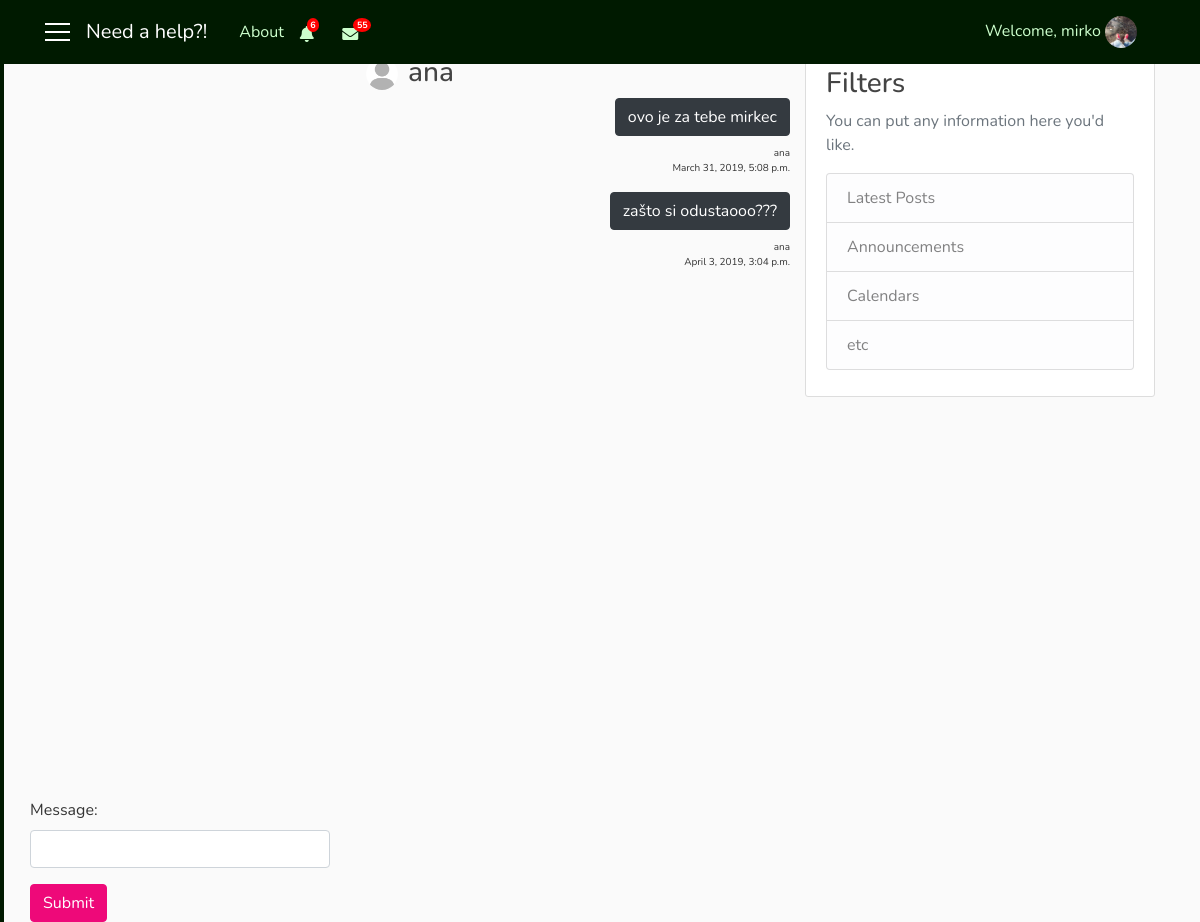
/chat/messages/ana (signed in), run on an earlier commit of the app's database.
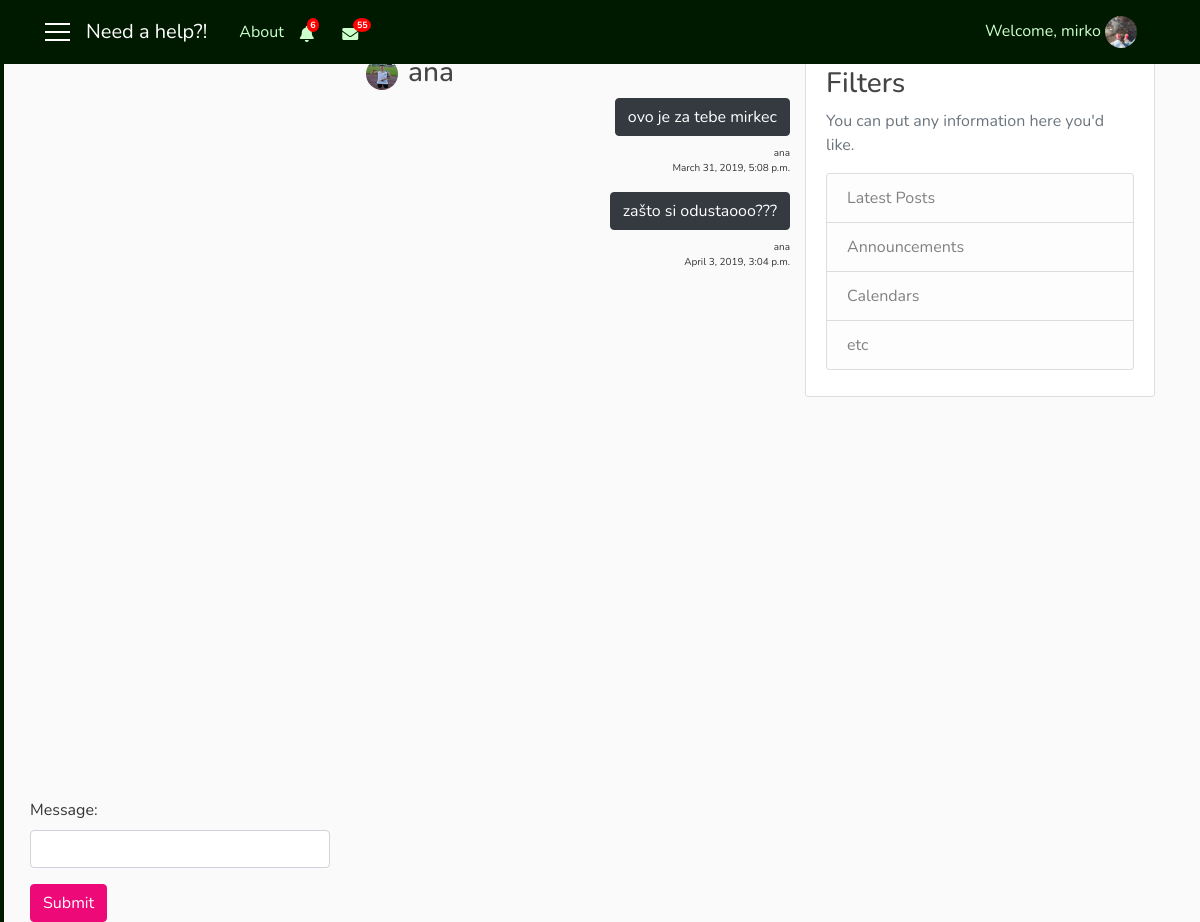
And on a later commit of the database.
### chat/models.py (models this page shows, shortened)
class Thread(models.Model):
    first = models.ForeignKey(User, on_delete=models.CASCADE, related_name='chat_thread_first')
    second = models.ForeignKey(User, on_delete=models.CASCADE, related_name='chat_thread_second')
    updated = models.DateTimeField(auto_now=True)
    timestamp = models.DateTimeField(auto_now_add=True)
    objects = ThreadManager()

### user/models.py (models this page shows, shortened)
class Profile(models.Model):
    user = models.OneToOneField(User, on_delete=models.CASCADE)
    gender = models.CharField(max_length=10, choices=GENDER)
    address = models.CharField(max_length=50)
    birth_date = models.DateField(null=True)
    phone_number = models.CharField(max_length=100)
    costs = models.IntegerField(default=100)
    role = models.CharField(max_length=15, choices=ROLES)
    profession = models.CharField(max_length=250, choices=PROFESSION, default='Other')
    knowledges = models.TextField(max_length=1000)
    rating = models.FloatField(default=0.0)
    rated = models.IntegerField(default=0)
    hired = models.IntegerField(default=0)
    num_hires = models.IntegerField(default=0)
    photo = models.ImageField(default='default_user.jpg', upload_to='profile_user')

### chat/views.py (the view, shortened to what this page needs)
# urls.py: path("messages/<str:username>", ThreadView.as_view(), name='messages'),
class ThreadView(LoginRequiredMixin, FormMixin, DetailView):
    template_name = 'chat/thread.html'
    form_class = ComposeForm
    def get_object(self):
        other_username = self.kwargs.get("username")
        obj, created = Thread.objects.get_or_new(self.request.user, other_username)
        if obj == None:  # is?
            raise Http404
        return obj
    def get_context_data(self, **kwargs):
        context = super().get_context_data(**kwargs)
        us = self.request.user
        not_r = RepairmanNotifications.objects.filter(repairman=us, remove=False).order_by('-date')
        not_c = ClientNotifications.objects.filter(client=us, remove=False).order_by('-date')
        not_rep = RepairmanNotifications.objects.filter(repairman=us, seen=False).count()
        not_cli = ClientNotifications.objects.filter(client=us, seen=False).count()
        context['form'] = self.get_form()
        context['not_r'] = not_r
        context['not_c'] = not_c
        context['not_rep'] = not_rep
        context['not_cli'] = not_cli
        return context

### chat/forms.py
class ComposeForm(forms.Form):
    message = forms.CharField(
            widget=forms.TextInput(
                attrs={"class": "form-control"}
                )
            )

### chat/models.py (called while the page is built, shortened)
    def get_or_new(self, user, other_username):  # get_or_create   stvaranje novog razgovora ili dohvat starog
        username = user.username
        if username == other_username:
            return None
        qlookup1 = Q(first__username=username) & Q(second__username=other_username)
        qlookup2 = Q(first__username=other_username) & Q(second__username=username)
        qs = self.get_queryset().filter(qlookup1 | qlookup2).distinct()
        if qs.count() == 1:
            return qs.first(), False
        elif qs.count() > 1:
            return qs.order_by('timestamp').first(), False

### chat/templates/chat/thread.html (shortened to what this page needs)
{% extends "need_a_help_app/base.html" %}
{% block notify_repairman %}
    {% if not_r %}
        <i class="nav-item nav-link fas fa-bell mt-1 popOver" data-title="Notifications" data-content="
            <div class='container'>
                {% for n in not_r|slice:'5' %}
                    <div {% if not n.seen %}class='row not_seen'{% else %}class='row not_row' style='cursor: pointer;'{% endif %} onclick='location.href=&quot;{{ n.url_to_go }}?not={{ n.id }}&quot;;'>
                        {{ n.notification }}
                        <div class='col-sm-3 col-md-3 col-lg-3'>
                            <small class='text-secondary text-muted'>{{ n.date|date:'dM H:i' }}</small>
                        </div>
                    </div>
                    <hr width=100%>
                {% endfor %}
                <div class='row'>
                    <div class='col-sm-12 col-md-12 col-lg-12 pl-5'>
                        <a href='{% url 'notifications_repairman' user.id %}'>Show all notifications</a>
                    </div>
                </div>
            </div>" data-placement="bottom" data-html="true" data-toggle="popover" data-container="body" data-trigger="click"></i>
        {% if not_rep %}
            <span class="badge badge-notify-bell">{{ not_rep }}</span>
        {% endif %}
    {% else %}
        <i class="nav-item nav-link fas fa-bell mt-1 popOver" data-title="Notifications" data-content="
            <h6 class='text-secondary text-muted' align='center'>No results</h6>" data-placement="bottom" data-html="true" data-toggle="popover" data-container="body" data-trigger="hover"></i>
    {% endif %}
{% endblock %}
{% block mess_client %}
        <span class="badge badge-notify-mess">55</span>
{% endblock %}
{% block content %}
<h3 align = "center">
    {% if user != object.first %}
        <a href="{% url 'info' object.first.id %}"><img class="rounded-circle navbar-img" src="{{ object.first.profile.photo.url }}"></a>{{ object.first }}
    {% else %}
        <a href="{% url 'info' object.second.id %}"><img class="rounded-circle navbar-img" src="{{ object.second.profile.photo.url }}"></a>{{ object.second }}
    {% endif %}
</h3>
<div class = "row">
	<div id='chat-items'>
	{% for chat in object.chatmessage_set.all %}
        {% if user != chat.user %}
    		<button type="button" class="btn btn-dark" id = "text" style = "{% if user != chat.user %}
    		  float:right; display:block;{% endif %}">{{ chat.message }} </button><br>
        {% else %}
            <button type="button" class="btn btn-info" id = "text" style = "{% if user != chat.user %}
          float:right; display:block;{% endif %}">{{ chat.message }} </button><br>
        {% endif %}
		{% if user != chat.user %} <br> {% endif %}
		<p {% if user != chat.user %} align = "right" {% endif %} style = "font-size: 10px;"> {% if user != chat.user %}{{ chat.user }}{% endif %}<br> {{chat.timestamp}}</p>
		{% endfor %}
	</div>
</div>
<div class = "row">
	<form id='form' method='POST'  "> {% csrf_token %}
	{{form.as_p }}
	<input type='submit' class='btn btn-primary'/>
	</form>
</div>
{% endblock %}

What changed in the data, as far as the page shows it:
changed through a linked row, Thread "ana": first.profile.photo: picture added in place of a placeholder
